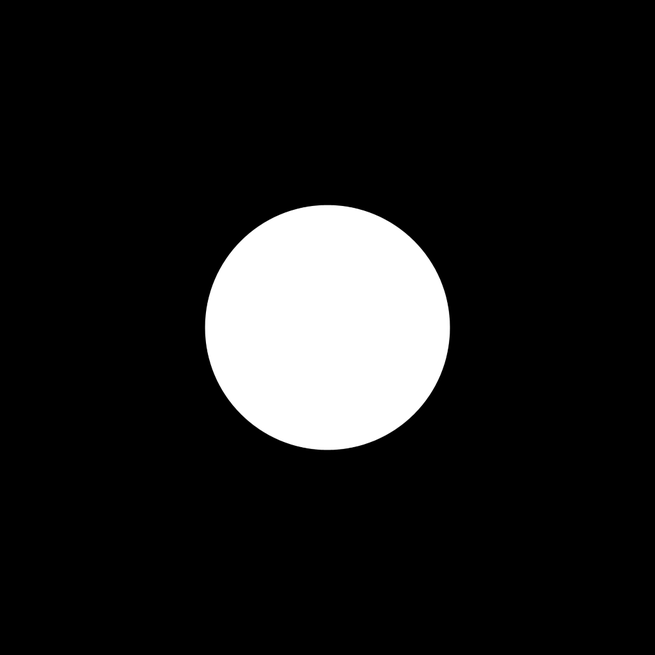
#> input picture FFT_CGH_thesis/SNR_Diff/Ch6/One circle_1024.png, 655 x 655 px, shrunk from 1024 x 1024 before the run
$ python FFT_GS_simple_BiNoise.py
#> lines starting #> are read from the running program, lines starting #| are printed output that depends on the picture
# -*- coding: utf-8 -*-
"""
Created on Sun Oct 27 10:45:57 2024

@author: gaoshang
"""
from PIL import Image
import numpy as np
import matplotlib.pyplot as plt
from scipy.fft import fft2, fftshift,ifft2,ifftshift
import os
import sys
import time

start_t=time.time()
os.chdir("C:/Users/Laboratorio/MakeHologram/FFT_CGH_thesis/SNR_Diff/Ch6")
filename="One circle_1024"
im=plt.imread(f"{filename}.png")
#> im is the input picture: shape (655, 655, 4) float32; mean R, G, B, A 0.11, 0.11, 0.11, 1

height=im.shape[0]
#> height = 655
width=im.shape[1]
#> width = 655

field_r=np.sqrt(im[:,:,0])
field_g=np.sqrt(im[:,:,1])
field_b=np.sqrt(im[:,:,2])

# Random phase generation
rand = np.random.uniform(0, 1, (height , width))
# Convert to binary noise: 1 if >= 0.5, else 0
binary_noise = (rand >= 0.5).astype(int)
plt.imshow(binary_noise,cmap="Grays")
cbar = plt.colorbar(ticks=[0, 1])
cbar.ax.set_yticklabels(['0','1'])
plt.axis("off")
# plt.imsave("Random noise.png",rand,cmap="Grays")
plt.show()
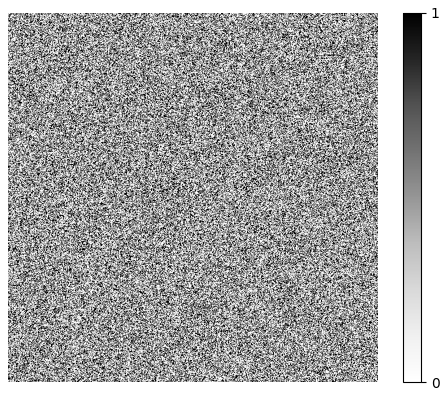
#> figure drawn by matplotlib, 2 panels
# if you want to apply niose inout y.
noise="y"#input(f"Do you want to employ noise (y/n):")
try:
    if noise == "y":
        # Apply noise to the filed which is the squareroot of intensity. Compute forward FT.
        current_field_r = fftshift(fft2(binary_noise * field_r))  # Red channel
        current_field_g = fftshift(fft2(binary_noise * field_g))  # Green channel
        current_field_b = fftshift(fft2(binary_noise * field_b))  # Blue channel
    elif noise == "n":
        # Without noise
        current_field_r = fftshift(fft2(field_r))  # Red channel
        current_field_g = fftshift(fft2(field_g))  # Green channel
        current_field_b = fftshift(fft2(field_b))  # Blue channel
    else:
        # Raise an exception if input is invalid
        raise ValueError("Invalid input! Please input 'y' or 'n'. Program will terminate.")

except ValueError as e:
    print(e)
    sys.exit("end")

# Final optimized phase for display or application on SLM, in simulation is for saving hologram images.
magnitude_r=np.sqrt(abs(current_field_r)**2/np.max(abs(current_field_r)**2))
optimized_phase_r = np.angle(current_field_r)
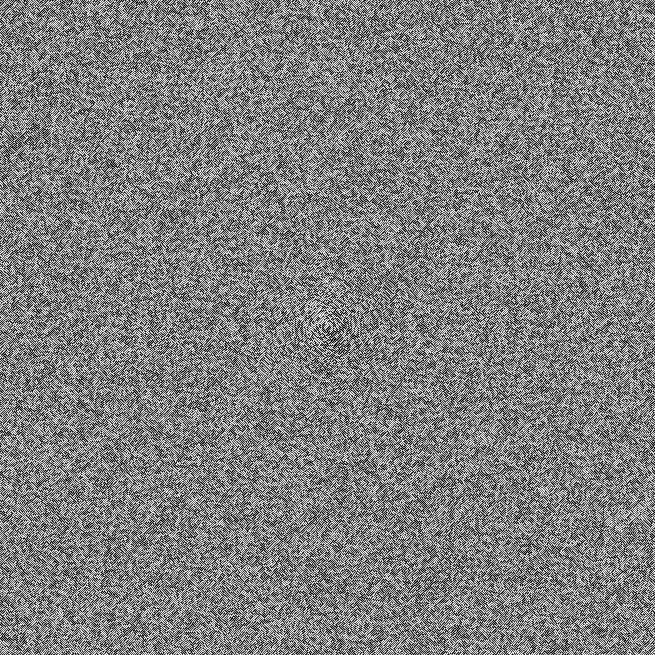
#> optimized_phase_r: shape (655, 655) float64; min -3.14, max 3.14, mean 9.27e-19; drawn with min black and max white
phase_rr_modi=(optimized_phase_r/np.pi+1)*(255/2)

magnitude_g=np.sqrt(abs(current_field_g)**2/np.max(abs(current_field_g)**2))
optimized_phase_g = np.angle(current_field_g)
phase_gr_modi=(optimized_phase_g/np.pi+1)*(255/2)

magnitude_b=np.sqrt(abs(current_field_b)**2/np.max(abs(current_field_b)**2))
optimized_phase_b = np.angle(current_field_b)
phase_br_modi=(optimized_phase_b/np.pi+1)*(255/2)

# Save magnitude
im_modify_m = np.zeros_like(im,shape=(im.shape[0], im.shape[1], 3))
im_modify_m[:,:,0] = magnitude_r*255
im_modify_m[:,:,1] = magnitude_g*255
im_modify_m[:,:,2] = magnitude_b*255
im_m = im_modify_m.astype(np.uint8)
im_m_ = Image.fromarray(im_m)
im_m_.save(f"{filename} Mag_BiNoise_{noise}.png")

# Save phase-only holograms.
im_modify_noL = np.zeros_like(im,shape=(im.shape[0], im.shape[1], 3))
im_modify_noL[:,:,0] = phase_rr_modi
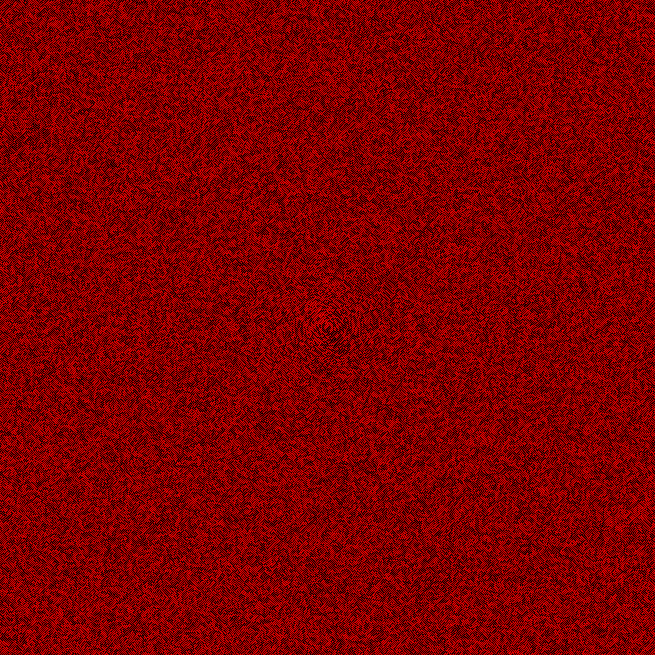
#> im_modify_noL: shape (655, 655, 3) float32; mean of channels 0, 1, 2 127.5, 0, 0; drawn as R, G, B
im_modify_noL[:,:,1] = phase_gr_modi
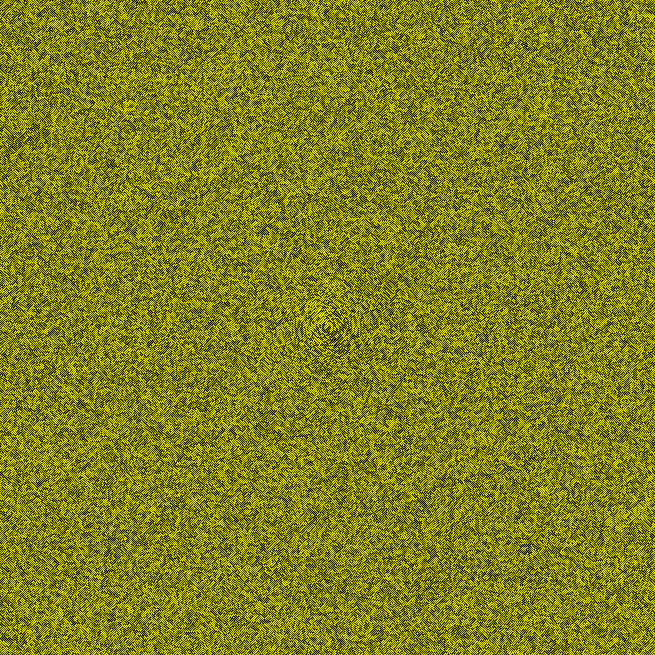
#> im_modify_noL: shape (655, 655, 3) float32; mean of channels 0, 1, 2 127.5, 127.5, 0; drawn as R, G, B
im_modify_noL[:,:,2] = phase_br_modi
im_cropped = im_modify_noL.astype(np.uint8)
im_modi = Image.fromarray(im_cropped)
im_modi.save(f"{filename} Holo_BiNoise_{noise}.png")
# Compute inverse FT of phase, and the amplitudes are 1.
Reconstruction_holo1_r = ifft2(ifftshift(np.exp(1j * optimized_phase_r )))
Reconstruction_holo1_g = ifft2(ifftshift(np.exp(1j * optimized_phase_g )))
Reconstruction_holo1_b = ifft2(ifftshift(np.exp(1j * optimized_phase_b )))
# Adjust factor for different visual effect, if using small value we can see noise.
factor=1#0.1#1#0.4#0.7#0.02
# Intensity of each pixel is normalized by the sum of all intensity in its channel.
I1_r=np.abs(Reconstruction_holo1_r)**2
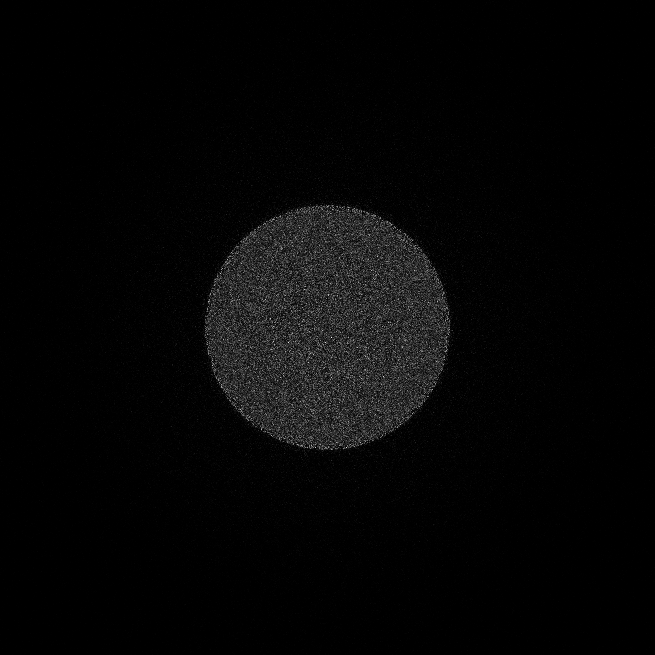
#> I1_r: shape (655, 655) float64; min 3.91e-18, max 9.5e-05, mean 2.33e-06; drawn with min black and max white
I1_r_normalized = I1_r / np.sum(I1_r)
I1_g=np.abs(Reconstruction_holo1_g)**2
I1_g_normalized = I1_g / np.sum(I1_g)
I1_b=np.abs(Reconstruction_holo1_b)**2
I1_b_normalized = I1_b / np.sum(I1_b)
# Normalized intensites are divided by the maximum to make image of reconstruction in [0,1], mulplied by 255.
I1_rgb=np.zeros_like(im,shape=(im.shape[0], im.shape[1], 3))
I1_rgb[:, :, 0] = I1_r_normalized/(np.max(I1_r_normalized)*factor)*255
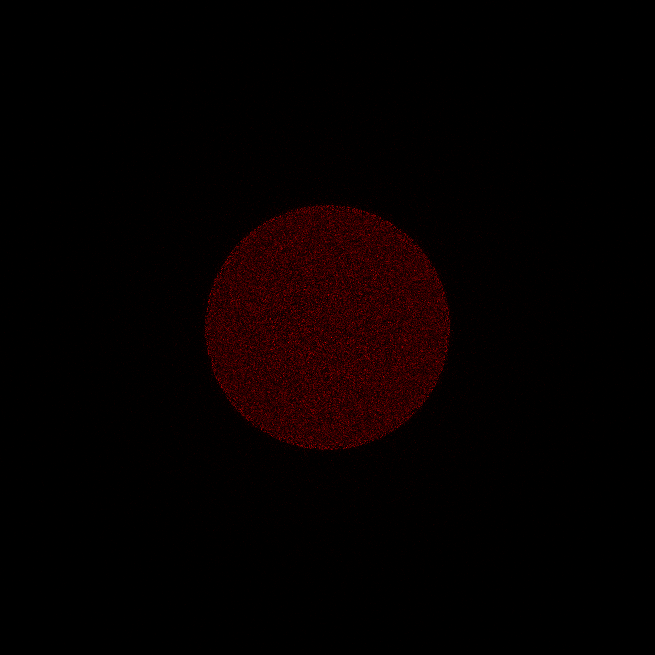
#> I1_rgb: shape (655, 655, 3) float32; mean of channels 0, 1, 2 6.3, 0, 0; drawn as R, G, B
I1_rgb[:, :, 1] = I1_g_normalized/(np.max(I1_g_normalized)*factor)*255
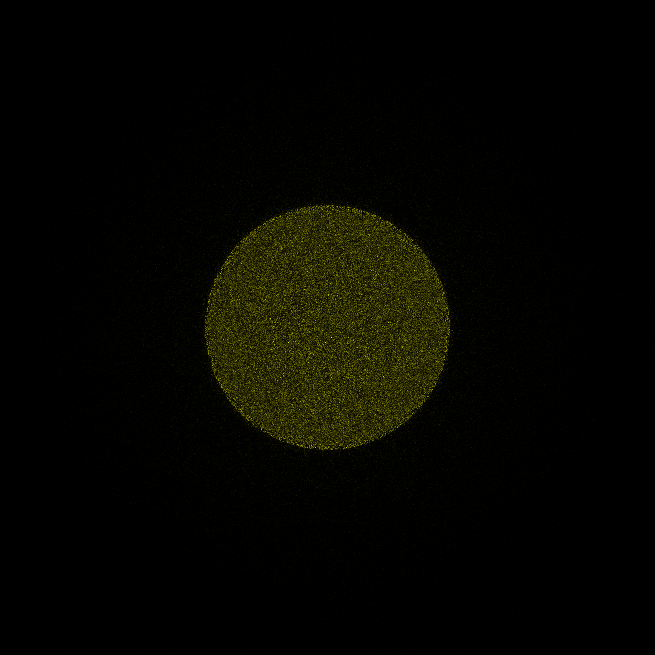
#> I1_rgb: shape (655, 655, 3) float32; mean of channels 0, 1, 2 6.3, 6.3, 0; drawn as R, G, B
I1_rgb[:, :, 2] = I1_b_normalized/(np.max(I1_b_normalized)*factor)*255
I_tf=I1_rgb.astype(np.uint8)
Irgb=Image.fromarray(I_tf)
Irgb.save(f"{filename} Reconstruction_BiNoise_{noise}.png") # Save reconstruction results.

end_t=time.time()
print(f"Time consuming {end_t-start_t}s")
